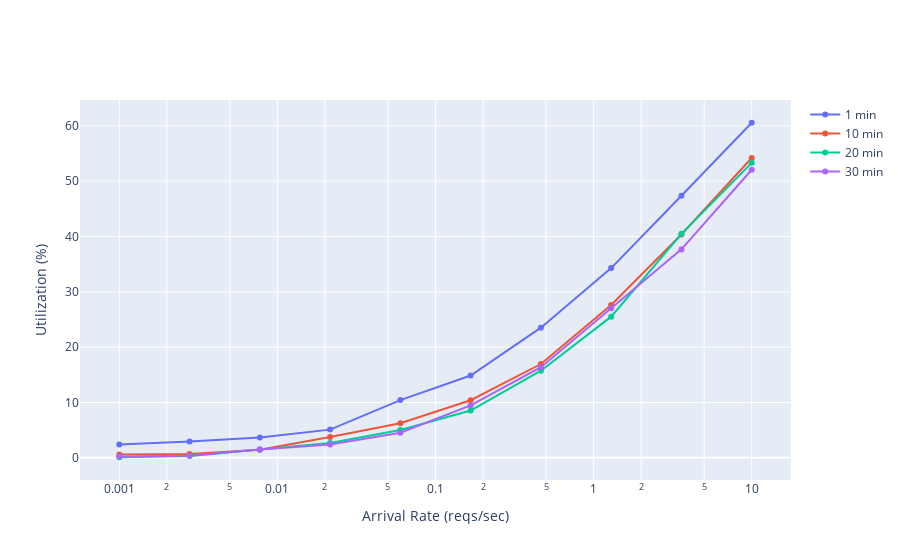

Here is the notebook cell this chart was saved with:
### Code cell
plot_fig_for_col('utilization_percent', 'Utilization (%)')

### Figure 1 — Plotly figure (JSON) as saved in the notebook; plotly's stock layout.template omitted (floating-point values rounded to 4 significant figures)
{"data": [{"mode": "markers+lines", "name": "1 min", "type": "scatter", "x": [0.001, 0.002783, 0.007743, 0.02154, 0.05995, 0.1668, 0.4642, 1.292, 3.594, 10], "y": [2.431, 2.947, 3.697, 5.101, 10.43, 14.87, 23.53, 34.29, 47.35, 60.55]}, {"mode": "markers+lines", "name": "10 min", "type": "scatter", "x": [0.001, 0.002783, 0.007743, 0.02154, 0.05995, 0.1668, 0.4642, 1.292, 3.594, 10], "y": [0.5953, 0.693, 1.445, 3.753, 6.245, 10.41, 16.95, 27.63, 40.36, 54.18]}, {"mode": "markers+lines", "name": "20 min", "type": "scatter", "x": [0.001, 0.002783, 0.007743, 0.02154, 0.05995, 0.1668, 0.4642, 1.292, 3.594, 10], "y": [0.1084, 0.3134, 1.523, 2.696, 5.017, 8.544, 15.75, 25.51, 40.47, 53.31]}, {"mode": "markers+lines", "name": "30 min", "type": "scatter", "x": [0.001, 0.002783, 0.007743, 0.02154, 0.05995, 0.1668, 0.4642, 1.292, 3.594, 10], "y": [0.2544, 0.3862, 1.493, 2.41, 4.539, 9.471, 16.38, 27.04, 37.67, 52.06]}], "layout": {"xaxis": {"title": {"text": "Arrival Rate (reqs/sec)"}, "type": "log"}, "yaxis": {"title": {"text": "Utilization (%)"}}}}
